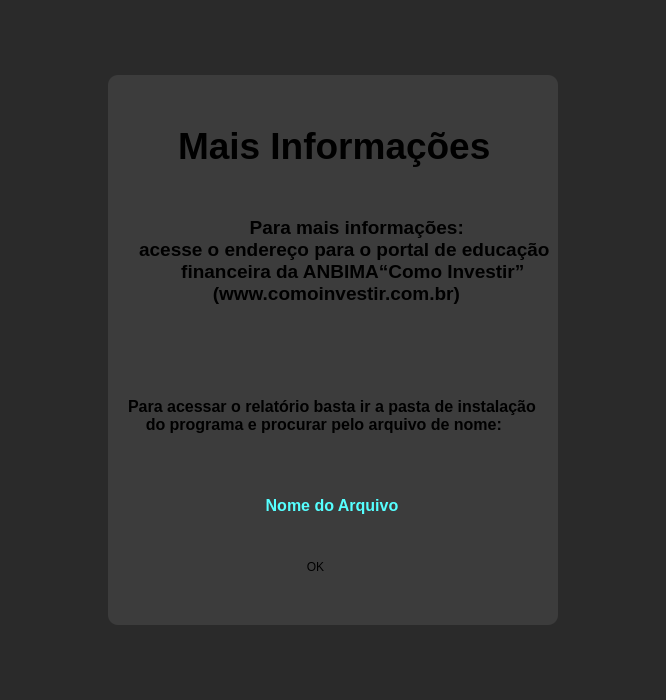
<?xml version="1.0" encoding="UTF-8"?>
<ui version="4.0">
 <class>MainWindow_Tela_base</class>
 <widget class="QMainWindow" name="MainWindow_Tela_base">
  <property name="geometry">
   <rect>
    <x>0</x>
    <y>0</y>
    <width>666</width>
    <height>700</height>
   </rect>
  </property>
  <property name="minimumSize">
   <size>
    <width>500</width>
    <height>700</height>
   </size>
  </property>
  <property name="windowTitle">
   <string>Tela_base</string>
  </property>
  <property name="styleSheet">
   <string notr="true">background-color: rgb(42, 42, 42);</string>
  </property>
  <widget class="QWidget" name="centralwidget_Tela_base">
   <layout class="QVBoxLayout" name="verticalLayout">
    <property name="spacing">
     <number>0</number>
    </property>
    <property name="leftMargin">
     <number>0</number>
    </property>
    <property name="topMargin">
     <number>0</number>
    </property>
    <property name="rightMargin">
     <number>0</number>
    </property>
    <property name="bottomMargin">
     <number>0</number>
    </property>
    <item>
     <widget class="QFrame" name="conteudo_Tela_base">
      <property name="font">
       <font>
        <pointsize>11</pointsize>
       </font>
      </property>
      <property name="styleSheet">
       <string notr="true">background-color: rgb(42, 42, 42);</string>
      </property>
      <property name="frameShape">
       <enum>QFrame::NoFrame</enum>
      </property>
      <property name="frameShadow">
       <enum>QFrame::Raised</enum>
      </property>
      <layout class="QHBoxLayout" name="horizontalLayout">
       <item>
        <widget class="QFrame" name="Tela_Base">
         <property name="maximumSize">
          <size>
           <width>450</width>
           <height>550</height>
          </size>
         </property>
         <property name="styleSheet">
          <string notr="true">background-color: rgb(60, 60, 60);
border-radius: 10px;</string>
         </property>
         <property name="frameShape">
          <enum>QFrame::NoFrame</enum>
         </property>
         <property name="frameShadow">
          <enum>QFrame::Raised</enum>
         </property>
         <widget class="QLabel" name="label">
          <property name="geometry">
           <rect>
            <x>70</x>
            <y>40</y>
            <width>321</width>
            <height>61</height>
           </rect>
          </property>
          <property name="palette">
           <palette>
            <active>
             <colorrole role="Button">
              <brush brushstyle="SolidPattern">
               <color alpha="255">
                <red>60</red>
                <green>60</green>
                <blue>60</blue>
               </color>
              </brush>
             </colorrole>
             <colorrole role="Base">
              <brush brushstyle="SolidPattern">
               <color alpha="255">
                <red>60</red>
                <green>60</green>
                <blue>60</blue>
               </color>
              </brush>
             </colorrole>
             <colorrole role="Window">
              <brush brushstyle="SolidPattern">
               <color alpha="255">
                <red>60</red>
                <green>60</green>
                <blue>60</blue>
               </color>
              </brush>
             </colorrole>
            </active>
            <inactive>
             <colorrole role="Button">
              <brush brushstyle="SolidPattern">
               <color alpha="255">
                <red>60</red>
                <green>60</green>
                <blue>60</blue>
               </color>
              </brush>
             </colorrole>
             <colorrole role="Base">
              <brush brushstyle="SolidPattern">
               <color alpha="255">
                <red>60</red>
                <green>60</green>
                <blue>60</blue>
               </color>
              </brush>
             </colorrole>
             <colorrole role="Window">
              <brush brushstyle="SolidPattern">
               <color alpha="255">
                <red>60</red>
                <green>60</green>
                <blue>60</blue>
               </color>
              </brush>
             </colorrole>
            </inactive>
            <disabled>
             <colorrole role="Button">
              <brush brushstyle="SolidPattern">
               <color alpha="255">
                <red>60</red>
                <green>60</green>
                <blue>60</blue>
               </color>
              </brush>
             </colorrole>
             <colorrole role="Base">
              <brush brushstyle="SolidPattern">
               <color alpha="255">
                <red>60</red>
                <green>60</green>
                <blue>60</blue>
               </color>
              </brush>
             </colorrole>
             <colorrole role="Window">
              <brush brushstyle="SolidPattern">
               <color alpha="255">
                <red>60</red>
                <green>60</green>
                <blue>60</blue>
               </color>
              </brush>
             </colorrole>
            </disabled>
           </palette>
          </property>
          <property name="font">
           <font>
            <family>Segoe UI</family>
            <pointsize>28</pointsize>
            <weight>75</weight>
            <bold>true</bold>
           </font>
          </property>
          <property name="text">
           <string>Mais Informações</string>
          </property>
         </widget>
         <widget class="QLabel" name="label_2">
          <property name="geometry">
           <rect>
            <x>10</x>
            <y>140</y>
            <width>431</width>
            <height>91</height>
           </rect>
          </property>
          <property name="palette">
           <palette>
            <active>
             <colorrole role="Button">
              <brush brushstyle="SolidPattern">
               <color alpha="255">
                <red>60</red>
                <green>60</green>
                <blue>60</blue>
               </color>
              </brush>
             </colorrole>
             <colorrole role="Base">
              <brush brushstyle="SolidPattern">
               <color alpha="255">
                <red>60</red>
                <green>60</green>
                <blue>60</blue>
               </color>
              </brush>
             </colorrole>
             <colorrole role="Window">
              <brush brushstyle="SolidPattern">
               <color alpha="255">
                <red>60</red>
                <green>60</green>
                <blue>60</blue>
               </color>
              </brush>
             </colorrole>
            </active>
            <inactive>
             <colorrole role="Button">
              <brush brushstyle="SolidPattern">
               <color alpha="255">
                <red>60</red>
                <green>60</green>
                <blue>60</blue>
               </color>
              </brush>
             </colorrole>
             <colorrole role="Base">
              <brush brushstyle="SolidPattern">
               <color alpha="255">
                <red>60</red>
                <green>60</green>
                <blue>60</blue>
               </color>
              </brush>
             </colorrole>
             <colorrole role="Window">
              <brush brushstyle="SolidPattern">
               <color alpha="255">
                <red>60</red>
                <green>60</green>
                <blue>60</blue>
               </color>
              </brush>
             </colorrole>
            </inactive>
            <disabled>
             <colorrole role="Button">
              <brush brushstyle="SolidPattern">
               <color alpha="255">
                <red>60</red>
                <green>60</green>
                <blue>60</blue>
               </color>
              </brush>
             </colorrole>
             <colorrole role="Base">
              <brush brushstyle="SolidPattern">
               <color alpha="255">
                <red>60</red>
                <green>60</green>
                <blue>60</blue>
               </color>
              </brush>
             </colorrole>
             <colorrole role="Window">
              <brush brushstyle="SolidPattern">
               <color alpha="255">
                <red>60</red>
                <green>60</green>
                <blue>60</blue>
               </color>
              </brush>
             </colorrole>
            </disabled>
           </palette>
          </property>
          <property name="font">
           <font>
            <family>Segoe UI</family>
            <pointsize>14</pointsize>
            <weight>75</weight>
            <bold>true</bold>
           </font>
          </property>
          <property name="text">
           <string>                         Para mais informações:  
    acesse o endereço para o portal de educação
            financeira da ANBIMA“Como Investir”
                  (www.comoinvestir.com.br)</string>
          </property>
         </widget>
         <widget class="QLabel" name="label_3">
          <property name="geometry">
           <rect>
            <x>20</x>
            <y>290</y>
            <width>411</width>
            <height>101</height>
           </rect>
          </property>
          <property name="font">
           <font>
            <family>Segoe UI</family>
            <pointsize>12</pointsize>
            <weight>75</weight>
            <bold>true</bold>
           </font>
          </property>
          <property name="text">
           <string>Para acessar o relatório basta ir a pasta de instalação
    do programa e procurar pelo arquivo de nome: </string>
          </property>
         </widget>
         <widget class="QLabel" name="label_4">
          <property name="geometry">
           <rect>
            <x>100</x>
            <y>420</y>
            <width>221</width>
            <height>20</height>
           </rect>
          </property>
          <property name="palette">
           <palette>
            <active>
             <colorrole role="WindowText">
              <brush brushstyle="SolidPattern">
               <color alpha="255">
                <red>85</red>
                <green>255</green>
                <blue>255</blue>
               </color>
              </brush>
             </colorrole>
             <colorrole role="Button">
              <brush brushstyle="SolidPattern">
               <color alpha="255">
                <red>60</red>
                <green>60</green>
                <blue>60</blue>
               </color>
              </brush>
             </colorrole>
             <colorrole role="Base">
              <brush brushstyle="SolidPattern">
               <color alpha="255">
                <red>60</red>
                <green>60</green>
                <blue>60</blue>
               </color>
              </brush>
             </colorrole>
             <colorrole role="Window">
              <brush brushstyle="SolidPattern">
               <color alpha="255">
                <red>60</red>
                <green>60</green>
                <blue>60</blue>
               </color>
              </brush>
             </colorrole>
            </active>
            <inactive>
             <colorrole role="WindowText">
              <brush brushstyle="SolidPattern">
               <color alpha="255">
                <red>85</red>
                <green>255</green>
                <blue>255</blue>
               </color>
              </brush>
             </colorrole>
             <colorrole role="Button">
              <brush brushstyle="SolidPattern">
               <color alpha="255">
                <red>60</red>
                <green>60</green>
                <blue>60</blue>
               </color>
              </brush>
             </colorrole>
             <colorrole role="Base">
              <brush brushstyle="SolidPattern">
               <color alpha="255">
                <red>60</red>
                <green>60</green>
                <blue>60</blue>
               </color>
              </brush>
             </colorrole>
             <colorrole role="Window">
              <brush brushstyle="SolidPattern">
               <color alpha="255">
                <red>60</red>
                <green>60</green>
                <blue>60</blue>
               </color>
              </brush>
             </colorrole>
            </inactive>
            <disabled>
             <colorrole role="WindowText">
              <brush brushstyle="SolidPattern">
               <color alpha="255">
                <red>120</red>
                <green>120</green>
                <blue>120</blue>
               </color>
              </brush>
             </colorrole>
             <colorrole role="Button">
              <brush brushstyle="SolidPattern">
               <color alpha="255">
                <red>60</red>
                <green>60</green>
                <blue>60</blue>
               </color>
              </brush>
             </colorrole>
             <colorrole role="Base">
              <brush brushstyle="SolidPattern">
               <color alpha="255">
                <red>60</red>
                <green>60</green>
                <blue>60</blue>
               </color>
              </brush>
             </colorrole>
             <colorrole role="Window">
              <brush brushstyle="SolidPattern">
               <color alpha="255">
                <red>60</red>
                <green>60</green>
                <blue>60</blue>
               </color>
              </brush>
             </colorrole>
            </disabled>
           </palette>
          </property>
          <property name="font">
           <font>
            <family>Segoe UI</family>
            <pointsize>12</pointsize>
            <weight>75</weight>
            <bold>true</bold>
           </font>
          </property>
          <property name="text">
           <string>             Nome do Arquivo</string>
          </property>
         </widget>
         <widget class="QPushButton" name="pushButton">
          <property name="geometry">
           <rect>
            <x>170</x>
            <y>480</y>
            <width>75</width>
            <height>23</height>
           </rect>
          </property>
          <property name="text">
           <string>OK</string>
          </property>
         </widget>
        </widget>
       </item>
      </layout>
     </widget>
    </item>
   </layout>
  </widget>
 </widget>
 <resources/>
 <connections/>
</ui>
